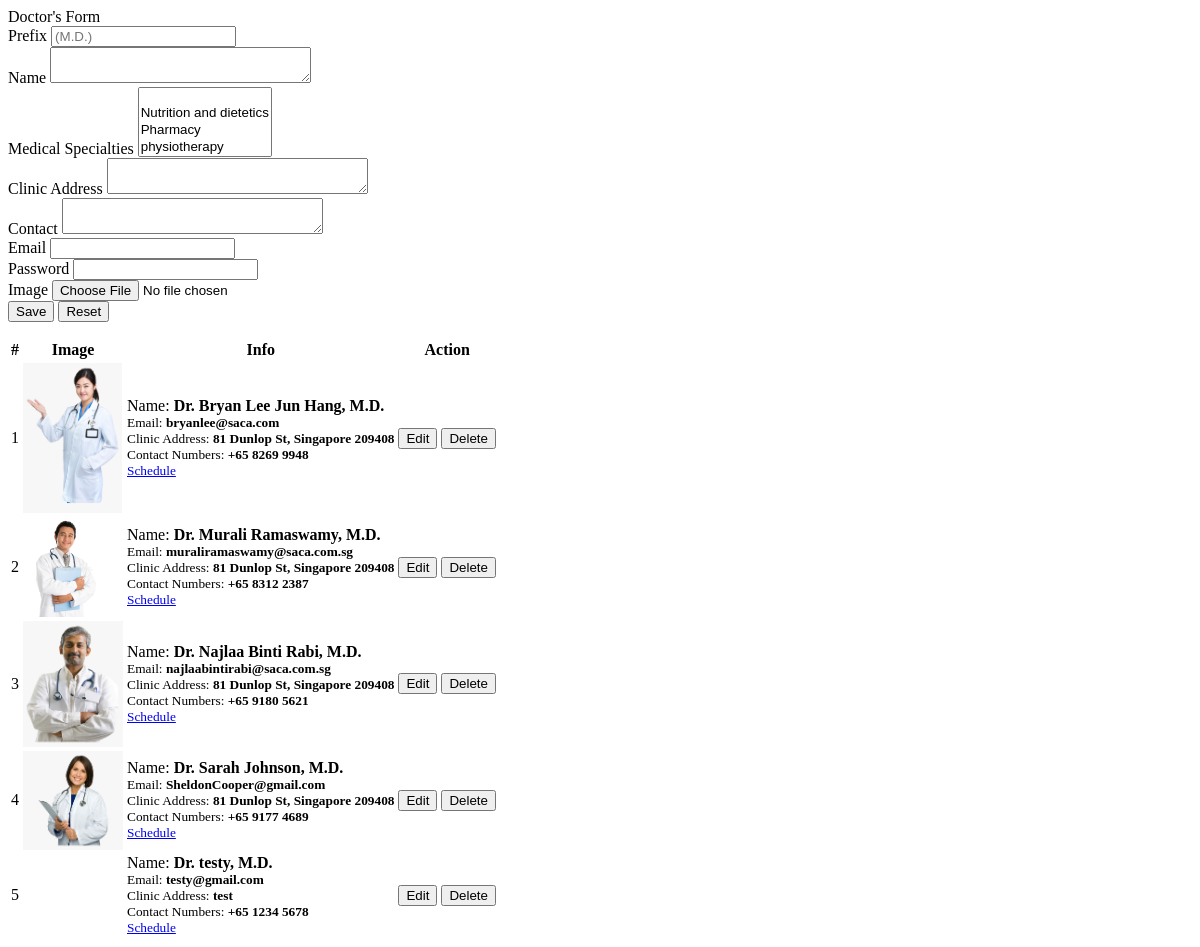
The page /admin/doctors.php on the database as committed earlier.
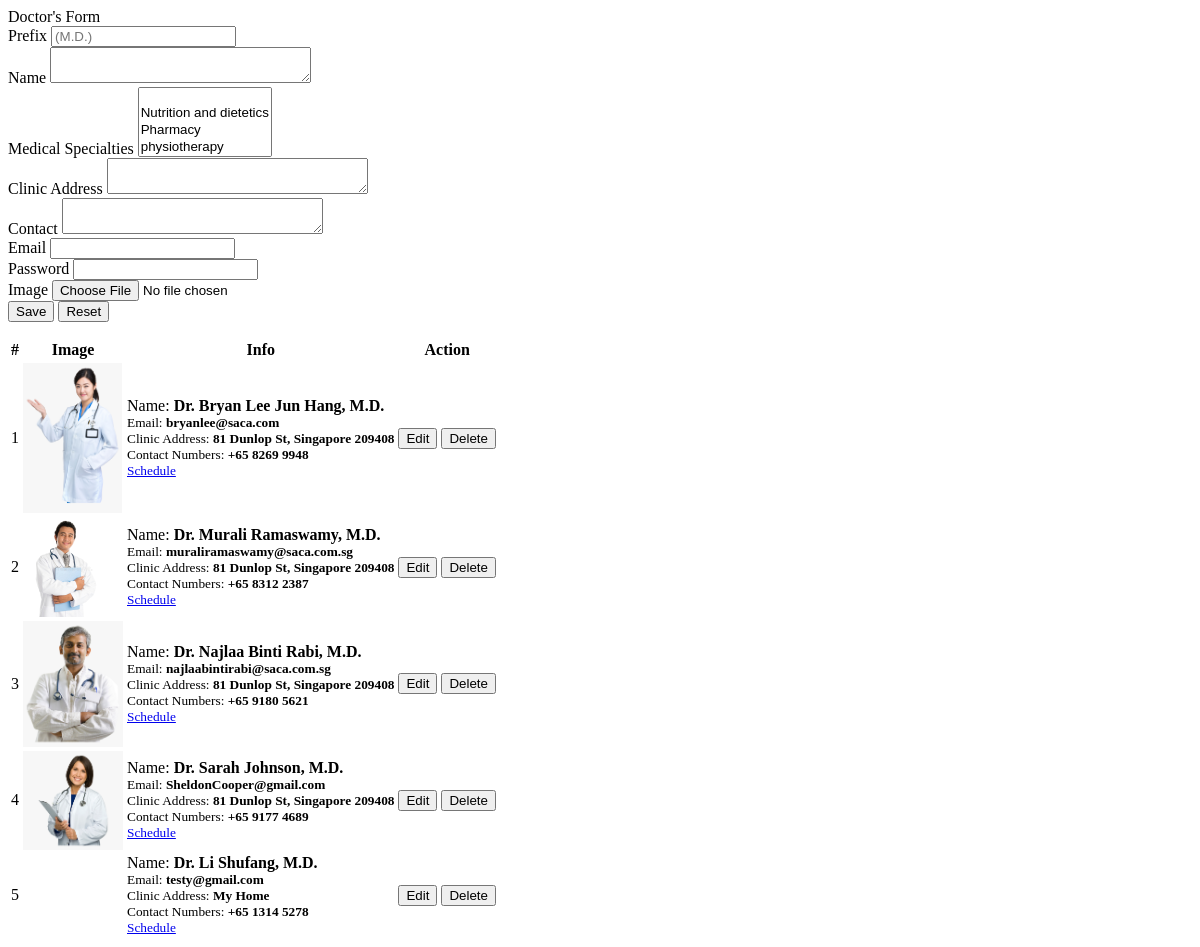
The same page on the database as committed later.
### tables this page shows
CREATE TABLE `doctors_list` (
  `id` int(30) NOT NULL,
  `name` text NOT NULL,
  `name_pref` varchar(100) NOT NULL,
  `clinic_address` text NOT NULL,
  `contact` text NOT NULL,
  `email` text NOT NULL,
  `specialty_ids` text NOT NULL,
  `img_path` text NOT NULL,
  `date_created` datetime NOT NULL DEFAULT current_timestamp()
);

### admin/doctors.php (the view, shortened to what the changed rows need)
<?php include('db_connect.php'); ?>
<div class="container-fluid">
    <div class="col-lg-12">
        <div class="row">
            <div class="col-md-8">
                <div class="card">
                    <div class="card-body">
                        <table class="table table-bordered table-hover">
                            <thead>
                            <tr>
                                <th class="text-center">#</th>
                                <th class="text-center">Image</th>
                                <th class="text-center">Info</th>
                                <th class="text-center">Action</th>
                            </tr>
                            </thead>
                            <tbody>
                            <?php
                            $i = 1;
                            $cats = $conn->query("SELECT * FROM doctors_list order by id asc");
                            while ($row = $cats->fetch_assoc()):
                                ?>
                                <tr>
                                    <td class="text-center"><?php echo $i++ ?></td>
                                    <td class="text-center">
                                    </td>
                                    <td class="">
                                        <p>Name: <b><?php echo "Dr. " . $row['name'] . ', ' . $row['name_pref'] ?></b>
                                        </p>
                                        <p><small>Email: <b><?php echo $row['email'] ?></b></small></p>
                                        <p><small>Clinic Address: <b><?php echo $row['clinic_address'] ?></b></small>
                                        </p>
                                        <p><small>Contact Numbers: <b><?php echo $row['contact'] ?></b></small></p>
                                        <p><small><a href="javascript:void(0)" class="view_schedule"
                                                     data-id="<?php echo $row['id'] ?>"
                                                     data-name="<?php echo "Dr. " . $row['name'] . ', ' . $row['name_pref'] ?>"> Schedule</a></b></small></p>
                                    </td>
                                    <td class="text-center">
                                        <button class="btn btn-sm btn-primary edit-doctor" type="button"
                                                data-id="<?php echo $row['id'] ?>"
                                                data-name="<?php echo $row['name'] ?>"
                                                data-name_pref="<?php echo $row['name_pref'] ?>"
                                                data-clinic_address="<?php echo $row['clinic_address'] ?>"
                                                data-contact="<?php echo $row['contact'] ?>"
                                                data-img_path="<?php echo $row['img_path'] ?>"
                                                data-specialty_ids="<?php echo $row['specialty_ids'] ?>"
                                                data-email="<?php echo $row['email'] ?>">Edit
                                        </button>
                                        <button class="btn btn-sm btn-danger delete_doctor" type="button"
                                                data-id="<?php echo $row['id'] ?>">Delete
                                        </button>
                                    </td>
                                </tr>
                            <?php endwhile; ?>
                            </tbody>
                        </table>
                    </div>
                </div>
            </div>
        </div>
    </div>
</div>

Rows that differ between the two databases and show on the page:
changed doctors_list "testy@gmail.com": name "testy" → "Li Shufang"; clinic_address "test" → "My Home"; contact "+65 1234 5678" → "+65 1314 5278"
